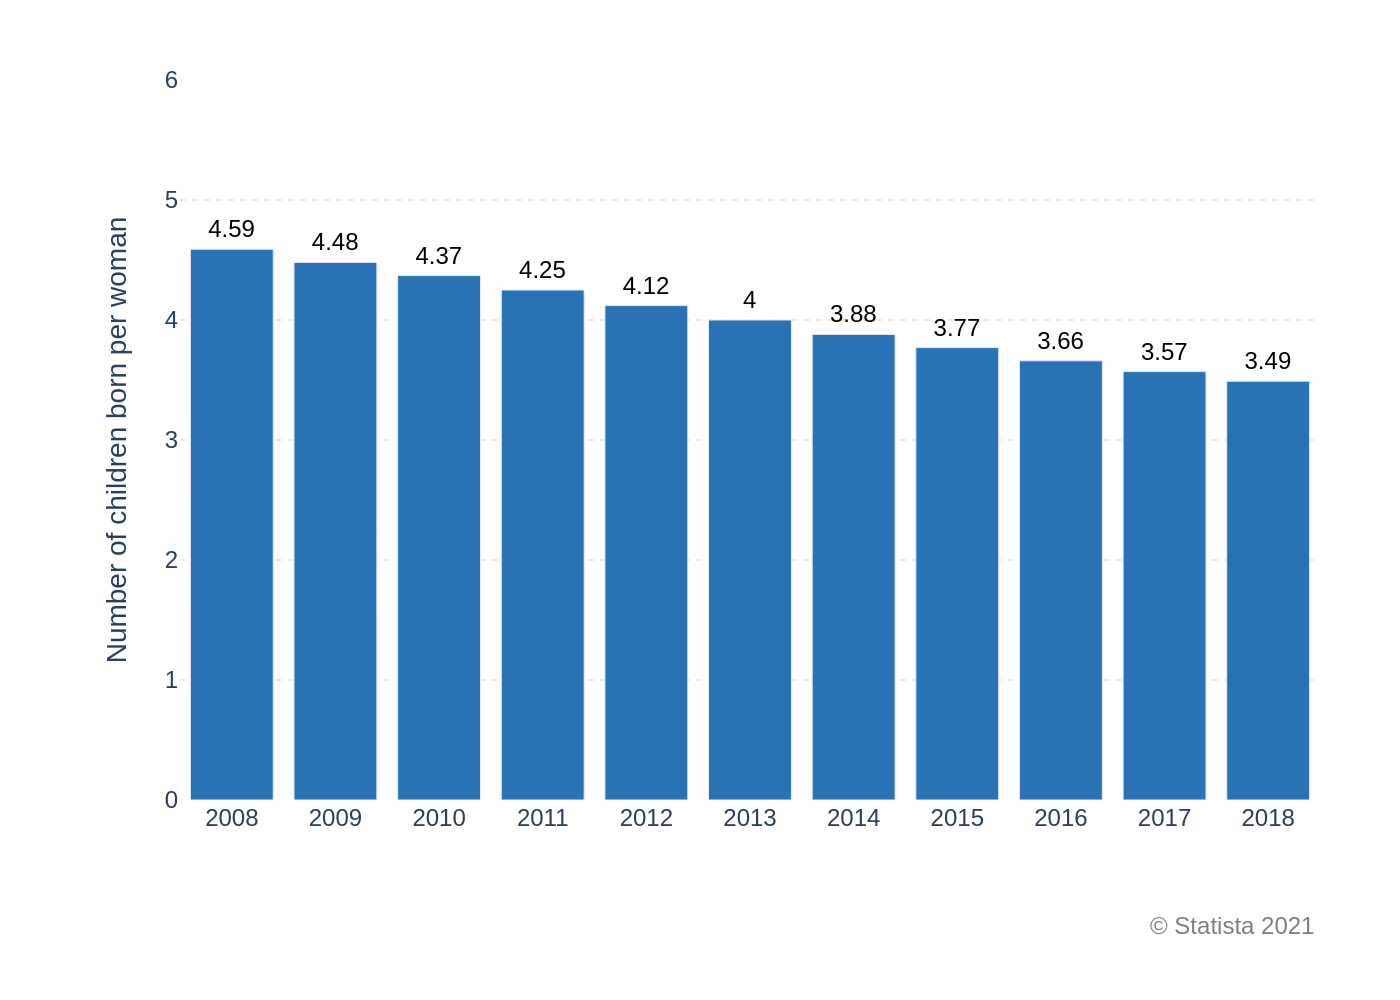

Write the Python code that produced this figure.
import sys
import json
import plotly.graph_objects as go
from pathlib import Path

if len(sys.argv) != 2:
    print("Usage: python create_chart.py <path_to_json_file>")
    sys.exit(1)

json_path = Path(sys.argv[1])
if not json_path.is_file():
    print(f"Error: JSON file not found at {json_path}")
    sys.exit(1)

with open(json_path, 'r', encoding='utf-8') as f:
    config = json.load(f)

chart_data = config['chart_data']
texts = config['texts']
colors = config['colors']

fig = go.Figure()

for i, series in enumerate(chart_data):
    # Format text labels to match original (e.g., 4.0 becomes 4)
    text_labels = [f'{y if y % 1 else int(y)}' for y in series['y']]
    
    fig.add_trace(go.Bar(
        x=series['x'],
        y=series['y'],
        marker_color=colors[i % len(colors)],
        text=text_labels,
        textposition='outside',
        cliponaxis=False,
        textfont=dict(family="Arial", size=12, color='#000000')
    ))

annotations = []
if texts.get('source'):
    annotations.append(
        dict(
            text=texts['source'],
            align='right',
            showarrow=False,
            xref='paper',
            yref='paper',
            x=1,
            y=-0.15,
            xanchor='right',
            yanchor='top',
            font=dict(family="Arial", size=12, color='grey')
        )
    )

fig.update_layout(
    font=dict(family="Arial"),
    title_text=texts.get('title'),
    yaxis_title_text=texts.get('y_axis_title'),
    showlegend=False,
    plot_bgcolor='white',
    paper_bgcolor='white',
    yaxis=dict(
        range=[0, 6],
        showgrid=True,
        gridcolor='#EAEAEA',
        gridwidth=1,
        griddash='dot',
        zeroline=False,
        tickfont=dict(size=12),
        title_font=dict(size=14)
    ),
    xaxis=dict(
        showgrid=False,
        zeroline=False,
        tickfont=dict(size=12)
    ),
    margin=dict(l=90, r=40, t=40, b=100),
    annotations=annotations
)

output_path = json_path.with_suffix('.png')
fig.write_image(output_path, scale=2)

print(f"Chart saved to {output_path}")
